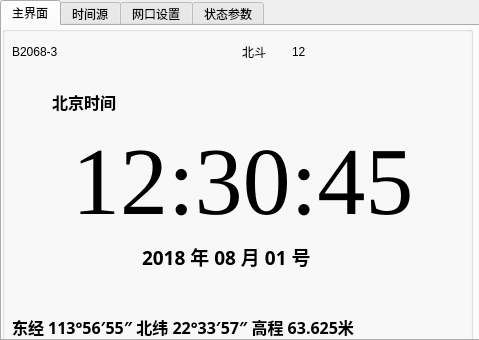
<?xml version="1.0" encoding="UTF-8"?>
<ui version="4.0">
 <class>Form</class>
 <widget class="QWidget" name="Form">
  <property name="geometry">
   <rect>
    <x>0</x>
    <y>0</y>
    <width>479</width>
    <height>340</height>
   </rect>
  </property>
  <property name="windowTitle">
   <string>B2068控制器</string>
  </property>
  <widget class="QTabWidget" name="tabWidget">
   <property name="geometry">
    <rect>
     <x>0</x>
     <y>0</y>
     <width>481</width>
     <height>341</height>
    </rect>
   </property>
   <property name="tabShape">
    <enum>QTabWidget::Rounded</enum>
   </property>
   <property name="currentIndex">
    <number>0</number>
   </property>
   <property name="usesScrollButtons">
    <bool>false</bool>
   </property>
   <property name="documentMode">
    <bool>false</bool>
   </property>
   <property name="tabsClosable">
    <bool>false</bool>
   </property>
   <property name="tabBarAutoHide">
    <bool>true</bool>
   </property>
   <widget class="QWidget" name="tab">
    <attribute name="title">
     <string>主界面</string>
    </attribute>
    <widget class="QGroupBox" name="groupBox">
     <property name="geometry">
      <rect>
       <x>0</x>
       <y>0</y>
       <width>471</width>
       <height>321</height>
      </rect>
     </property>
     <property name="title">
      <string/>
     </property>
     <widget class="QLabel" name="label">
      <property name="geometry">
       <rect>
        <x>10</x>
        <y>20</y>
        <width>54</width>
        <height>12</height>
       </rect>
      </property>
      <property name="text">
       <string>B2068-3</string>
      </property>
     </widget>
     <widget class="QLabel" name="label_2">
      <property name="geometry">
       <rect>
        <x>240</x>
        <y>20</y>
        <width>54</width>
        <height>12</height>
       </rect>
      </property>
      <property name="text">
       <string>北斗</string>
      </property>
     </widget>
     <widget class="QLabel" name="label_3">
      <property name="geometry">
       <rect>
        <x>290</x>
        <y>20</y>
        <width>54</width>
        <height>12</height>
       </rect>
      </property>
      <property name="text">
       <string>12</string>
      </property>
     </widget>
     <widget class="QLabel" name="label_4">
      <property name="geometry">
       <rect>
        <x>357</x>
        <y>14</y>
        <width>21</width>
        <height>21</height>
       </rect>
      </property>
      <property name="text">
       <string/>
      </property>
      <property name="pixmap">
       <pixmap resource="icons.qrc">:/picture/75.ico</pixmap>
      </property>
      <property name="scaledContents">
       <bool>true</bool>
      </property>
     </widget>
     <widget class="QLabel" name="label_5">
      <property name="geometry">
       <rect>
        <x>410</x>
        <y>15</y>
        <width>21</width>
        <height>21</height>
       </rect>
      </property>
      <property name="text">
       <string/>
      </property>
      <property name="pixmap">
       <pixmap resource="icons.qrc">:/picture/86.ico</pixmap>
      </property>
      <property name="scaledContents">
       <bool>true</bool>
      </property>
     </widget>
     <widget class="QLabel" name="label_6">
      <property name="geometry">
       <rect>
        <x>50</x>
        <y>60</y>
        <width>81</width>
        <height>31</height>
       </rect>
      </property>
      <property name="font">
       <font>
        <family>微软雅黑</family>
        <pointsize>12</pointsize>
        <weight>75</weight>
        <bold>true</bold>
       </font>
      </property>
      <property name="text">
       <string>北京时间</string>
      </property>
     </widget>
     <widget class="QLabel" name="label_7">
      <property name="geometry">
       <rect>
        <x>70</x>
        <y>100</y>
        <width>361</width>
        <height>111</height>
       </rect>
      </property>
      <property name="font">
       <font>
        <family>Times New Roman</family>
        <pointsize>72</pointsize>
        <weight>50</weight>
        <bold>false</bold>
       </font>
      </property>
      <property name="text">
       <string>12:30:45</string>
      </property>
     </widget>
     <widget class="QLabel" name="label_8">
      <property name="geometry">
       <rect>
        <x>140</x>
        <y>210</y>
        <width>191</width>
        <height>41</height>
       </rect>
      </property>
      <property name="font">
       <font>
        <family>微软雅黑</family>
        <pointsize>14</pointsize>
        <weight>75</weight>
        <bold>true</bold>
       </font>
      </property>
      <property name="text">
       <string>2018 年 08 月 01 号</string>
      </property>
     </widget>
     <widget class="QLabel" name="label_9">
      <property name="geometry">
       <rect>
        <x>10</x>
        <y>280</y>
        <width>441</width>
        <height>41</height>
       </rect>
      </property>
      <property name="font">
       <font>
        <family>微软雅黑</family>
        <pointsize>12</pointsize>
        <weight>75</weight>
        <bold>true</bold>
       </font>
      </property>
      <property name="text">
       <string>东经 113°56′55″ 北纬 22°33′57″ 高程 63.625米</string>
      </property>
     </widget>
    </widget>
   </widget>
   <widget class="QWidget" name="tab_2">
    <attribute name="title">
     <string>时间源</string>
    </attribute>
    <widget class="QRadioButton" name="radioButton">
     <property name="geometry">
      <rect>
       <x>80</x>
       <y>20</y>
       <width>89</width>
       <height>16</height>
      </rect>
     </property>
     <property name="font">
      <font>
       <family>Aharoni</family>
       <pointsize>12</pointsize>
       <weight>75</weight>
       <bold>true</bold>
      </font>
     </property>
     <property name="text">
      <string>手动</string>
     </property>
    </widget>
    <widget class="QRadioButton" name="radioButton_2">
     <property name="geometry">
      <rect>
       <x>230</x>
       <y>20</y>
       <width>89</width>
       <height>16</height>
      </rect>
     </property>
     <property name="font">
      <font>
       <family>Aharoni</family>
       <pointsize>12</pointsize>
       <weight>75</weight>
       <bold>true</bold>
      </font>
     </property>
     <property name="text">
      <string>自动</string>
     </property>
    </widget>
    <widget class="QRadioButton" name="radioButton_3">
     <property name="geometry">
      <rect>
       <x>30</x>
       <y>70</y>
       <width>89</width>
       <height>16</height>
      </rect>
     </property>
     <property name="text">
      <string>北斗</string>
     </property>
    </widget>
    <widget class="QRadioButton" name="radioButton_4">
     <property name="geometry">
      <rect>
       <x>30</x>
       <y>160</y>
       <width>89</width>
       <height>16</height>
      </rect>
     </property>
     <property name="text">
      <string>直流B码</string>
     </property>
    </widget>
    <widget class="QRadioButton" name="radioButton_5">
     <property name="geometry">
      <rect>
       <x>30</x>
       <y>100</y>
       <width>89</width>
       <height>16</height>
      </rect>
     </property>
     <property name="text">
      <string>GPS</string>
     </property>
    </widget>
    <widget class="QRadioButton" name="radioButton_6">
     <property name="geometry">
      <rect>
       <x>30</x>
       <y>190</y>
       <width>89</width>
       <height>16</height>
      </rect>
     </property>
     <property name="text">
      <string>交流B码</string>
     </property>
    </widget>
    <widget class="QRadioButton" name="radioButton_7">
     <property name="geometry">
      <rect>
       <x>30</x>
       <y>130</y>
       <width>89</width>
       <height>16</height>
      </rect>
     </property>
     <property name="text">
      <string>GLONASS</string>
     </property>
    </widget>
    <widget class="QRadioButton" name="radioButton_8">
     <property name="geometry">
      <rect>
       <x>30</x>
       <y>220</y>
       <width>89</width>
       <height>16</height>
      </rect>
     </property>
     <property name="text">
      <string>输入时间</string>
     </property>
    </widget>
    <widget class="QLabel" name="label_16">
     <property name="geometry">
      <rect>
       <x>150</x>
       <y>70</y>
       <width>161</width>
       <height>16</height>
      </rect>
     </property>
     <property name="text">
      <string>2018/08/01 12:30:45   12颗</string>
     </property>
    </widget>
    <widget class="QLabel" name="label_17">
     <property name="geometry">
      <rect>
       <x>150</x>
       <y>100</y>
       <width>161</width>
       <height>16</height>
      </rect>
     </property>
     <property name="text">
      <string>2018/08/01 12:30:45   10颗</string>
     </property>
    </widget>
    <widget class="QLabel" name="label_18">
     <property name="geometry">
      <rect>
       <x>150</x>
       <y>130</y>
       <width>161</width>
       <height>16</height>
      </rect>
     </property>
     <property name="text">
      <string>2018/08/01 12:30:45   11颗</string>
     </property>
    </widget>
    <widget class="QLabel" name="label_19">
     <property name="geometry">
      <rect>
       <x>150</x>
       <y>160</y>
       <width>131</width>
       <height>16</height>
      </rect>
     </property>
     <property name="text">
      <string>2018/08/01 12:30:45</string>
     </property>
    </widget>
    <widget class="QLabel" name="label_20">
     <property name="geometry">
      <rect>
       <x>150</x>
       <y>190</y>
       <width>131</width>
       <height>16</height>
      </rect>
     </property>
     <property name="text">
      <string>2018/08/01 12:30:45</string>
     </property>
    </widget>
    <widget class="QLabel" name="label_21">
     <property name="geometry">
      <rect>
       <x>150</x>
       <y>220</y>
       <width>131</width>
       <height>16</height>
      </rect>
     </property>
     <property name="text">
      <string>2018/08/01 12:30:45</string>
     </property>
    </widget>
    <widget class="QLabel" name="label_22">
     <property name="geometry">
      <rect>
       <x>370</x>
       <y>40</y>
       <width>54</width>
       <height>12</height>
      </rect>
     </property>
     <property name="text">
      <string>优先级</string>
     </property>
    </widget>
    <widget class="QComboBox" name="comboBox_7">
     <property name="geometry">
      <rect>
       <x>360</x>
       <y>60</y>
       <width>69</width>
       <height>22</height>
      </rect>
     </property>
     <item>
      <property name="text">
       <string>1</string>
      </property>
     </item>
    </widget>
    <widget class="QComboBox" name="comboBox_8">
     <property name="geometry">
      <rect>
       <x>360</x>
       <y>90</y>
       <width>69</width>
       <height>22</height>
      </rect>
     </property>
     <item>
      <property name="text">
       <string>2</string>
      </property>
     </item>
    </widget>
    <widget class="QComboBox" name="comboBox_9">
     <property name="geometry">
      <rect>
       <x>360</x>
       <y>120</y>
       <width>69</width>
       <height>22</height>
      </rect>
     </property>
     <item>
      <property name="text">
       <string>3</string>
      </property>
     </item>
    </widget>
    <widget class="QComboBox" name="comboBox_10">
     <property name="geometry">
      <rect>
       <x>360</x>
       <y>150</y>
       <width>69</width>
       <height>22</height>
      </rect>
     </property>
     <item>
      <property name="text">
       <string>4</string>
      </property>
     </item>
    </widget>
    <widget class="QComboBox" name="comboBox_11">
     <property name="geometry">
      <rect>
       <x>360</x>
       <y>180</y>
       <width>69</width>
       <height>22</height>
      </rect>
     </property>
     <item>
      <property name="text">
       <string>5</string>
      </property>
     </item>
    </widget>
    <widget class="QLabel" name="label_23">
     <property name="geometry">
      <rect>
       <x>30</x>
       <y>270</y>
       <width>121</width>
       <height>16</height>
      </rect>
     </property>
     <property name="text">
      <string>输入时间设置：</string>
     </property>
    </widget>
    <widget class="QLineEdit" name="lineEdit">
     <property name="geometry">
      <rect>
       <x>120</x>
       <y>270</y>
       <width>161</width>
       <height>20</height>
      </rect>
     </property>
     <property name="text">
      <string>20180801123150</string>
     </property>
     <property name="alignment">
      <set>Qt::AlignCenter</set>
     </property>
    </widget>
    <widget class="QPushButton" name="pushButton_3">
     <property name="geometry">
      <rect>
       <x>360</x>
       <y>240</y>
       <width>71</width>
       <height>51</height>
      </rect>
     </property>
     <property name="font">
      <font>
       <family>Aharoni</family>
       <pointsize>12</pointsize>
       <weight>75</weight>
       <bold>true</bold>
      </font>
     </property>
     <property name="text">
      <string>确认
设置</string>
     </property>
    </widget>
   </widget>
   <widget class="QWidget" name="tab_3">
    <attribute name="title">
     <string>网口设置</string>
    </attribute>
    <widget class="QGroupBox" name="groupBox_4">
     <property name="geometry">
      <rect>
       <x>10</x>
       <y>10</y>
       <width>191</width>
       <height>80</height>
      </rect>
     </property>
     <property name="title">
      <string>GroupBox</string>
     </property>
     <widget class="QRadioButton" name="radioButton_9">
      <property name="geometry">
       <rect>
        <x>20</x>
        <y>30</y>
        <width>89</width>
        <height>16</height>
       </rect>
      </property>
      <property name="text">
       <string>网口1</string>
      </property>
     </widget>
     <widget class="QRadioButton" name="radioButton_10">
      <property name="geometry">
       <rect>
        <x>100</x>
        <y>30</y>
        <width>89</width>
        <height>16</height>
       </rect>
      </property>
      <property name="text">
       <string>网口2</string>
      </property>
     </widget>
    </widget>
    <widget class="QGroupBox" name="groupBox_5">
     <property name="geometry">
      <rect>
       <x>200</x>
       <y>10</y>
       <width>271</width>
       <height>80</height>
      </rect>
     </property>
     <property name="title">
      <string>GroupBox</string>
     </property>
     <widget class="QRadioButton" name="radioButton_11">
      <property name="geometry">
       <rect>
        <x>50</x>
        <y>20</y>
        <width>89</width>
        <height>16</height>
       </rect>
      </property>
      <property name="text">
       <string>单播</string>
      </property>
     </widget>
     <widget class="QRadioButton" name="radioButton_12">
      <property name="geometry">
       <rect>
        <x>160</x>
        <y>20</y>
        <width>89</width>
        <height>16</height>
       </rect>
      </property>
      <property name="text">
       <string>组播</string>
      </property>
     </widget>
     <widget class="QRadioButton" name="radioButton_13">
      <property name="geometry">
       <rect>
        <x>50</x>
        <y>50</y>
        <width>89</width>
        <height>16</height>
       </rect>
      </property>
      <property name="text">
       <string>广播</string>
      </property>
     </widget>
     <widget class="QRadioButton" name="radioButton_14">
      <property name="geometry">
       <rect>
        <x>160</x>
        <y>50</y>
        <width>89</width>
        <height>16</height>
       </rect>
      </property>
      <property name="text">
       <string>监控</string>
      </property>
     </widget>
    </widget>
    <widget class="QLabel" name="label_24">
     <property name="geometry">
      <rect>
       <x>30</x>
       <y>110</y>
       <width>54</width>
       <height>12</height>
      </rect>
     </property>
     <property name="text">
      <string>本机IP：</string>
     </property>
    </widget>
    <widget class="QLabel" name="label_25">
     <property name="geometry">
      <rect>
       <x>30</x>
       <y>140</y>
       <width>54</width>
       <height>12</height>
      </rect>
     </property>
     <property name="text">
      <string>本机端口：</string>
     </property>
    </widget>
    <widget class="QLabel" name="label_26">
     <property name="geometry">
      <rect>
       <x>30</x>
       <y>170</y>
       <width>54</width>
       <height>12</height>
      </rect>
     </property>
     <property name="text">
      <string>本机掩码：</string>
     </property>
    </widget>
    <widget class="QLabel" name="label_27">
     <property name="geometry">
      <rect>
       <x>30</x>
       <y>200</y>
       <width>54</width>
       <height>12</height>
      </rect>
     </property>
     <property name="text">
      <string>本机网关：</string>
     </property>
    </widget>
    <widget class="QLabel" name="label_28">
     <property name="geometry">
      <rect>
       <x>30</x>
       <y>230</y>
       <width>54</width>
       <height>12</height>
      </rect>
     </property>
     <property name="text">
      <string>目标IP：</string>
     </property>
    </widget>
    <widget class="QLabel" name="label_54">
     <property name="geometry">
      <rect>
       <x>30</x>
       <y>260</y>
       <width>54</width>
       <height>12</height>
      </rect>
     </property>
     <property name="text">
      <string>目标端口：</string>
     </property>
    </widget>
    <widget class="QLabel" name="label_55">
     <property name="geometry">
      <rect>
       <x>30</x>
       <y>290</y>
       <width>54</width>
       <height>12</height>
      </rect>
     </property>
     <property name="text">
      <string>网络延时：</string>
     </property>
    </widget>
    <widget class="QLineEdit" name="lineEdit_3">
     <property name="geometry">
      <rect>
       <x>130</x>
       <y>104</y>
       <width>131</width>
       <height>20</height>
      </rect>
     </property>
     <property name="text">
      <string>192.168.59.180</string>
     </property>
     <property name="alignment">
      <set>Qt::AlignCenter</set>
     </property>
    </widget>
    <widget class="QLineEdit" name="lineEdit_4">
     <property name="geometry">
      <rect>
       <x>130</x>
       <y>135</y>
       <width>131</width>
       <height>20</height>
      </rect>
     </property>
     <property name="text">
      <string>6666</string>
     </property>
     <property name="alignment">
      <set>Qt::AlignCenter</set>
     </property>
    </widget>
    <widget class="QLineEdit" name="lineEdit_5">
     <property name="geometry">
      <rect>
       <x>130</x>
       <y>166</y>
       <width>131</width>
       <height>20</height>
      </rect>
     </property>
     <property name="text">
      <string>255.255.255.0</string>
     </property>
     <property name="alignment">
      <set>Qt::AlignCenter</set>
     </property>
    </widget>
    <widget class="QLineEdit" name="lineEdit_6">
     <property name="geometry">
      <rect>
       <x>130</x>
       <y>194</y>
       <width>131</width>
       <height>20</height>
      </rect>
     </property>
     <property name="text">
      <string>192.168.59.1</string>
     </property>
     <property name="alignment">
      <set>Qt::AlignCenter</set>
     </property>
    </widget>
    <widget class="QLineEdit" name="lineEdit_7">
     <property name="geometry">
      <rect>
       <x>130</x>
       <y>222</y>
       <width>131</width>
       <height>20</height>
      </rect>
     </property>
     <property name="text">
      <string>192.168.59.117</string>
     </property>
     <property name="alignment">
      <set>Qt::AlignCenter</set>
     </property>
    </widget>
    <widget class="QLineEdit" name="lineEdit_8">
     <property name="geometry">
      <rect>
       <x>130</x>
       <y>253</y>
       <width>131</width>
       <height>20</height>
      </rect>
     </property>
     <property name="text">
      <string>8888</string>
     </property>
     <property name="alignment">
      <set>Qt::AlignCenter</set>
     </property>
    </widget>
    <widget class="QLineEdit" name="lineEdit_9">
     <property name="geometry">
      <rect>
       <x>130</x>
       <y>283</y>
       <width>101</width>
       <height>20</height>
      </rect>
     </property>
     <property name="text">
      <string>33</string>
     </property>
     <property name="alignment">
      <set>Qt::AlignCenter</set>
     </property>
    </widget>
    <widget class="QLabel" name="label_56">
     <property name="geometry">
      <rect>
       <x>242</x>
       <y>288</y>
       <width>54</width>
       <height>12</height>
      </rect>
     </property>
     <property name="text">
      <string>ms</string>
     </property>
    </widget>
    <widget class="QPushButton" name="pushButton_6">
     <property name="geometry">
      <rect>
       <x>320</x>
       <y>100</y>
       <width>81</width>
       <height>23</height>
      </rect>
     </property>
     <property name="text">
      <string>确认设置</string>
     </property>
    </widget>
    <widget class="QPushButton" name="pushButton_7">
     <property name="geometry">
      <rect>
       <x>320</x>
       <y>130</y>
       <width>81</width>
       <height>23</height>
      </rect>
     </property>
     <property name="text">
      <string>确认设置</string>
     </property>
    </widget>
    <widget class="QPushButton" name="pushButton_8">
     <property name="geometry">
      <rect>
       <x>320</x>
       <y>160</y>
       <width>81</width>
       <height>23</height>
      </rect>
     </property>
     <property name="text">
      <string>确认设置</string>
     </property>
    </widget>
    <widget class="QPushButton" name="pushButton_9">
     <property name="geometry">
      <rect>
       <x>320</x>
       <y>190</y>
       <width>81</width>
       <height>23</height>
      </rect>
     </property>
     <property name="text">
      <string>确认设置</string>
     </property>
    </widget>
    <widget class="QPushButton" name="pushButton_10">
     <property name="geometry">
      <rect>
       <x>320</x>
       <y>220</y>
       <width>81</width>
       <height>23</height>
      </rect>
     </property>
     <property name="text">
      <string>确认设置</string>
     </property>
    </widget>
    <widget class="QPushButton" name="pushButton_11">
     <property name="geometry">
      <rect>
       <x>320</x>
       <y>250</y>
       <width>81</width>
       <height>23</height>
      </rect>
     </property>
     <property name="text">
      <string>确认设置</string>
     </property>
    </widget>
    <widget class="QPushButton" name="pushButton_12">
     <property name="geometry">
      <rect>
       <x>320</x>
       <y>280</y>
       <width>81</width>
       <height>23</height>
      </rect>
     </property>
     <property name="text">
      <string>确认设置</string>
     </property>
    </widget>
   </widget>
   <widget class="QWidget" name="tab_4">
    <attribute name="title">
     <string>状态参数</string>
    </attribute>
    <widget class="QTabWidget" name="tabWidget_2">
     <property name="geometry">
      <rect>
       <x>-10</x>
       <y>0</y>
       <width>501</width>
       <height>321</height>
      </rect>
     </property>
     <property name="currentIndex">
      <number>0</number>
     </property>
     <widget class="QWidget" name="tab_11">
      <attribute name="title">
       <string>北斗状态</string>
      </attribute>
      <widget class="QLabel" name="label_57">
       <property name="geometry">
        <rect>
         <x>20</x>
         <y>10</y>
         <width>171</width>
         <height>16</height>
        </rect>
       </property>
       <property name="text">
        <string>工作状态：          正常</string>
       </property>
      </widget>
      <widget class="QLabel" name="label_58">
       <property name="geometry">
        <rect>
         <x>20</x>
         <y>40</y>
         <width>171</width>
         <height>16</height>
        </rect>
       </property>
       <property name="text">
        <string>信号状态：          正常</string>
       </property>
      </widget>
      <widget class="QLabel" name="label_59">
       <property name="geometry">
        <rect>
         <x>20</x>
         <y>70</y>
         <width>171</width>
         <height>16</height>
        </rect>
       </property>
       <property name="text">
        <string>PDOP：              0.8</string>
       </property>
      </widget>
      <widget class="QLabel" name="label_63">
       <property name="geometry">
        <rect>
         <x>20</x>
         <y>100</y>
         <width>171</width>
         <height>16</height>
        </rect>
       </property>
       <property name="text">
        <string>可见卫星：          13</string>
       </property>
      </widget>
      <widget class="QLabel" name="label_64">
       <property name="geometry">
        <rect>
         <x>20</x>
         <y>130</y>
         <width>171</width>
         <height>16</height>
        </rect>
       </property>
       <property name="text">
        <string>可用卫星：          12   </string>
       </property>
      </widget>
      <widget class="QLabel" name="label_65">
       <property name="geometry">
        <rect>
         <x>23</x>
         <y>160</y>
         <width>141</width>
         <height>121</height>
        </rect>
       </property>
       <property name="text">
        <string/>
       </property>
       <property name="pixmap">
        <pixmap resource="icons.qrc">:/picture/1.png</pixmap>
       </property>
       <property name="scaledContents">
        <bool>true</bool>
       </property>
      </widget>
      <widget class="QTableWidget" name="tableWidget">
       <property name="geometry">
        <rect>
         <x>200</x>
         <y>0</y>
         <width>261</width>
         <height>281</height>
        </rect>
       </property>
       <property name="autoScroll">
        <bool>true</bool>
       </property>
       <attribute name="horizontalHeaderDefaultSectionSize">
        <number>64</number>
       </attribute>
       <attribute name="horizontalHeaderMinimumSectionSize">
        <number>25</number>
       </attribute>
       <attribute name="horizontalHeaderStretchLastSection">
        <bool>true</bool>
       </attribute>
       <attribute name="verticalHeaderVisible">
        <bool>false</bool>
       </attribute>
       <attribute name="verticalHeaderStretchLastSection">
        <bool>true</bool>
       </attribute>
       <row>
        <property name="text">
         <string>1,2,3,4</string>
        </property>
       </row>
       <row>
        <property name="text">
         <string>1</string>
        </property>
       </row>
       <row>
        <property name="text">
         <string>2</string>
        </property>
       </row>
       <row>
        <property name="text">
         <string>3</string>
        </property>
       </row>
       <row>
        <property name="text">
         <string>4</string>
        </property>
       </row>
       <row>
        <property name="text">
         <string>5</string>
        </property>
       </row>
       <row>
        <property name="text">
         <string>7</string>
        </property>
       </row>
       <row>
        <property name="text">
         <string>8</string>
        </property>
       </row>
       <column>
        <property name="text">
         <string>卫星号</string>
        </property>
       </column>
       <column>
        <property name="text">
         <string>仰角</string>
        </property>
       </column>
       <column>
        <property name="text">
         <string>方位角</string>
        </property>
       </column>
       <column>
        <property name="text">
         <string>信噪比</string>
        </property>
       </column>
       <item row="0" column="0">
        <property name="text">
         <string>1</string>
        </property>
        <property name="textAlignment">
         <set>AlignLeading|AlignVCenter</set>
        </property>
       </item>
       <item row="0" column="1">
        <property name="text">
         <string>51</string>
        </property>
       </item>
       <item row="0" column="2">
        <property name="text">
         <string>126</string>
        </property>
       </item>
       <item row="0" column="3">
        <property name="text">
         <string>47</string>
        </property>
       </item>
       <item row="1" column="0">
        <property name="text">
         <string>2</string>
        </property>
        <property name="textAlignment">
         <set>AlignLeading|AlignVCenter</set>
        </property>
       </item>
       <item row="1" column="1">
        <property name="text">
         <string>47</string>
        </property>
       </item>
       <item row="1" column="2">
        <property name="text">
         <string>236</string>
        </property>
       </item>
       <item row="1" column="3">
        <property name="text">
         <string>46</string>
        </property>
       </item>
       <item row="2" column="0">
        <property name="text">
         <string>3</string>
        </property>
       </item>
       <item row="2" column="1">
        <property name="text">
         <string>64</string>
        </property>
       </item>
       <item row="2" column="2">
        <property name="text">
         <string>189</string>
        </property>
       </item>
       <item row="2" column="3">
        <property name="text">
         <string>49</string>
        </property>
       </item>
       <item row="3" column="0">
        <property name="text">
         <string>4</string>
        </property>
       </item>
       <item row="3" column="1">
        <property name="text">
         <string>33</string>
        </property>
       </item>
       <item row="3" column="2">
        <property name="text">
         <string>109</string>
        </property>
       </item>
       <item row="3" column="3">
        <property name="text">
         <string>44</string>
        </property>
       </item>
       <item row="4" column="0">
        <property name="text">
         <string>5</string>
        </property>
       </item>
       <item row="4" column="1">
        <property name="text">
         <string>23</string>
        </property>
       </item>
       <item row="4" column="2">
        <property name="text">
         <string>254</string>
        </property>
       </item>
       <item row="4" column="3">
        <property name="text">
         <string>50</string>
        </property>
       </item>
       <item row="5" column="0">
        <property name="text">
         <string>6</string>
        </property>
       </item>
       <item row="5" column="1">
        <property name="text">
         <string>72</string>
        </property>
       </item>
       <item row="5" column="2">
        <property name="text">
         <string>131</string>
        </property>
       </item>
       <item row="5" column="3">
        <property name="text">
         <string>49</string>
        </property>
       </item>
       <item row="6" column="0">
        <property name="text">
         <string>7</string>
        </property>
       </item>
       <item row="6" column="1">
        <property name="text">
         <string>71</string>
        </property>
       </item>
       <item row="6" column="2">
        <property name="text">
         <string>325</string>
        </property>
       </item>
       <item row="6" column="3">
        <property name="text">
         <string>50</string>
        </property>
       </item>
       <item row="7" column="0">
        <property name="text">
         <string>8</string>
        </property>
       </item>
       <item row="7" column="1">
        <property name="text">
         <string>75</string>
        </property>
       </item>
       <item row="7" column="2">
        <property name="text">
         <string>324</string>
        </property>
       </item>
       <item row="7" column="3">
        <property name="text">
         <string>49</string>
        </property>
       </item>
      </widget>
     </widget>
     <widget class="QWidget" name="tab_12">
      <attribute name="title">
       <string>GPS 状态</string>
      </attribute>
     </widget>
    </widget>
   </widget>
  </widget>
  <widget class="QGroupBox" name="groupBox_2">
   <property name="geometry">
    <rect>
     <x>960</x>
     <y>20</y>
     <width>211</width>
     <height>311</height>
    </rect>
   </property>
   <property name="title">
    <string>串口设置</string>
   </property>
   <widget class="QLabel" name="label_10">
    <property name="geometry">
     <rect>
      <x>30</x>
      <y>50</y>
      <width>54</width>
      <height>12</height>
     </rect>
    </property>
    <property name="text">
     <string>调试串口：</string>
    </property>
   </widget>
   <widget class="QLabel" name="label_11">
    <property name="geometry">
     <rect>
      <x>30</x>
      <y>100</y>
      <width>101</width>
      <height>16</height>
     </rect>
    </property>
    <property name="text">
     <string>定时/串口1：</string>
    </property>
   </widget>
   <widget class="QLabel" name="label_12">
    <property name="geometry">
     <rect>
      <x>30</x>
      <y>160</y>
      <width>72</width>
      <height>20</height>
     </rect>
    </property>
    <property name="text">
     <string>定时/串口2：</string>
    </property>
   </widget>
   <widget class="QComboBox" name="comboBox">
    <property name="geometry">
     <rect>
      <x>120</x>
      <y>43</y>
      <width>61</width>
      <height>22</height>
     </rect>
    </property>
    <item>
     <property name="text">
      <string>57600</string>
     </property>
    </item>
   </widget>
   <widget class="QComboBox" name="comboBox_2">
    <property name="geometry">
     <rect>
      <x>120</x>
      <y>100</y>
      <width>61</width>
      <height>21</height>
     </rect>
    </property>
    <item>
     <property name="text">
      <string>9600</string>
     </property>
    </item>
   </widget>
   <widget class="QComboBox" name="comboBox_3">
    <property name="geometry">
     <rect>
      <x>120</x>
      <y>160</y>
      <width>61</width>
      <height>20</height>
     </rect>
    </property>
    <item>
     <property name="text">
      <string>9600</string>
     </property>
    </item>
   </widget>
   <widget class="QPushButton" name="pushButton">
    <property name="geometry">
     <rect>
      <x>60</x>
      <y>230</y>
      <width>75</width>
      <height>23</height>
     </rect>
    </property>
    <property name="text">
     <string>确认设置</string>
    </property>
   </widget>
  </widget>
  <widget class="QGroupBox" name="groupBox_3">
   <property name="geometry">
    <rect>
     <x>600</x>
     <y>40</y>
     <width>211</width>
     <height>281</height>
    </rect>
   </property>
   <property name="title">
    <string>串口设置</string>
   </property>
   <widget class="QLabel" name="label_13">
    <property name="geometry">
     <rect>
      <x>30</x>
      <y>50</y>
      <width>54</width>
      <height>12</height>
     </rect>
    </property>
    <property name="text">
     <string>调试串口：</string>
    </property>
   </widget>
   <widget class="QLabel" name="label_14">
    <property name="geometry">
     <rect>
      <x>30</x>
      <y>100</y>
      <width>101</width>
      <height>16</height>
     </rect>
    </property>
    <property name="text">
     <string>定时/串口1：</string>
    </property>
   </widget>
   <widget class="QLabel" name="label_15">
    <property name="geometry">
     <rect>
      <x>30</x>
      <y>160</y>
      <width>72</width>
      <height>20</height>
     </rect>
    </property>
    <property name="text">
     <string>定时/串口2：</string>
    </property>
   </widget>
   <widget class="QComboBox" name="comboBox_4">
    <property name="geometry">
     <rect>
      <x>120</x>
      <y>43</y>
      <width>61</width>
      <height>22</height>
     </rect>
    </property>
    <item>
     <property name="text">
      <string>57600</string>
     </property>
    </item>
   </widget>
   <widget class="QComboBox" name="comboBox_5">
    <property name="geometry">
     <rect>
      <x>120</x>
      <y>100</y>
      <width>61</width>
      <height>21</height>
     </rect>
    </property>
    <item>
     <property name="text">
      <string>9600</string>
     </property>
    </item>
   </widget>
   <widget class="QComboBox" name="comboBox_6">
    <property name="geometry">
     <rect>
      <x>120</x>
      <y>160</y>
      <width>61</width>
      <height>20</height>
     </rect>
    </property>
    <item>
     <property name="text">
      <string>9600</string>
     </property>
    </item>
   </widget>
   <widget class="QPushButton" name="pushButton_2">
    <property name="geometry">
     <rect>
      <x>60</x>
      <y>230</y>
      <width>75</width>
      <height>23</height>
     </rect>
    </property>
    <property name="text">
     <string>确认设置</string>
    </property>
   </widget>
  </widget>
 </widget>
 <resources>
  <include location="icons.qrc"/>
 </resources>
 <connections/>
</ui>
